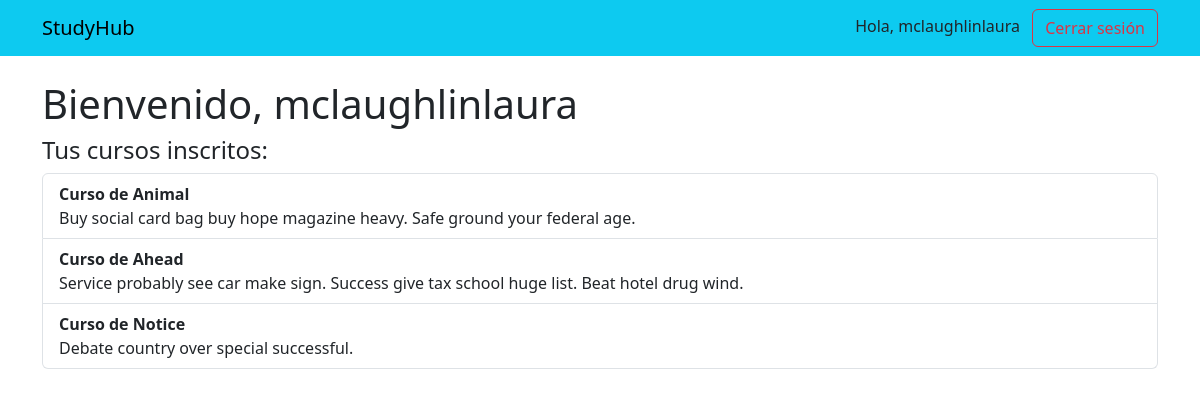
The page /dashboard/ (signed in) on the database its author committed.
### usuarios/models.py (models this page shows, shortened)
class Usuario(AbstractUser):
    ROL_CHOICES = (
        ('estudiante', 'Estudiante'),
        ('instructor', 'Instructor'),
        ('admin', 'Administrador'),
    )
    rol = models.CharField(max_length=20, choices=ROL_CHOICES, default='estudiante')

### cursos/models.py (models this page shows, shortened)
class Curso(models.Model):
    title = models.CharField(max_length=200)
    description = models.TextField(blank=True, null=True)
    time = models.IntegerField(help_text="Time in hours")

### usuarios/views.py (the view)
# urls.py: path('dashboard/', dashboard, name='dashboard'),
@login_required
def dashboard(request):
    usuario = request.user
    inscripciones = Inscripcion.objects.filter(usuario=usuario).select_related('curso')
    cursos = [ins.curso for ins in inscripciones]
    context = {
        'cursos': cursos
    }
    return render(request, 'usuarios/dashboard.html', context)

### usuarios/templates/usuarios/dashboard.html (shortened to what this page needs)
{% extends 'usuarios/base.html' %}
{% block content %}
  <h1>Bienvenido, {{ user.username }}</h1>
  <h4>Tus cursos inscritos:</h4>
  {% if cursos %}
    <ul class="list-group">
      {% for curso in cursos %}
        <li class="list-group-item">
          <strong>{{ curso.title }}</strong><br>
          {{ curso.description }}
        </li>
      {% endfor %}
    </ul>
  {% else %}
    <p>No estás inscrito en ningún curso aún.</p>
  {% endif %}
{% endblock %}

### usuarios/templates/usuarios/base.html (shortened to what this page needs)
<!DOCTYPE html>
<html lang="es">
<head>
  <link href="https://cdn.jsdelivr.net/npm/bootstrap@5.3.0/dist/css/bootstrap.min.css" rel="stylesheet">
</head>
<body>
  <nav class="navbar navbar-expand-lg navbar-light bg-info mb-4">
    <div class="container">
      <a class="navbar-brand" href="{% url 'inicio' %}">StudyHub</a>
      <div>
        {% if user.is_authenticated %}
          <span class="me-2">Hola, {{ user.username }}</span>
          <a href="{% url 'logout' %}" class="btn btn-outline-danger">Cerrar sesión</a>
        {% else %}
          <a href="{% url 'login' %}" class="btn btn-outline-primary me-2">Iniciar sesión</a>
          <a href="{% url 'register' %}" class="btn btn-outline-success">Registrarse</a>
        {% endif %}
      </div>
    </div>
  </nav>
  <main class="container">
    {% block content %}
    {% endblock %}
  </main>
</body>
</html>

### rows shown on the page
Usuario: username "mclaughlinlaura"
Curso: title "Curso de Animal", description "Buy social card bag buy hope magazine heavy. Safe ground your federal age."
Curso: title "Curso de Ahead", description "Service probably see car make sign. Success give tax school huge list. Beat hotel drug wind."
Curso: title "Curso de Notice", description "Debate country over special successful."
